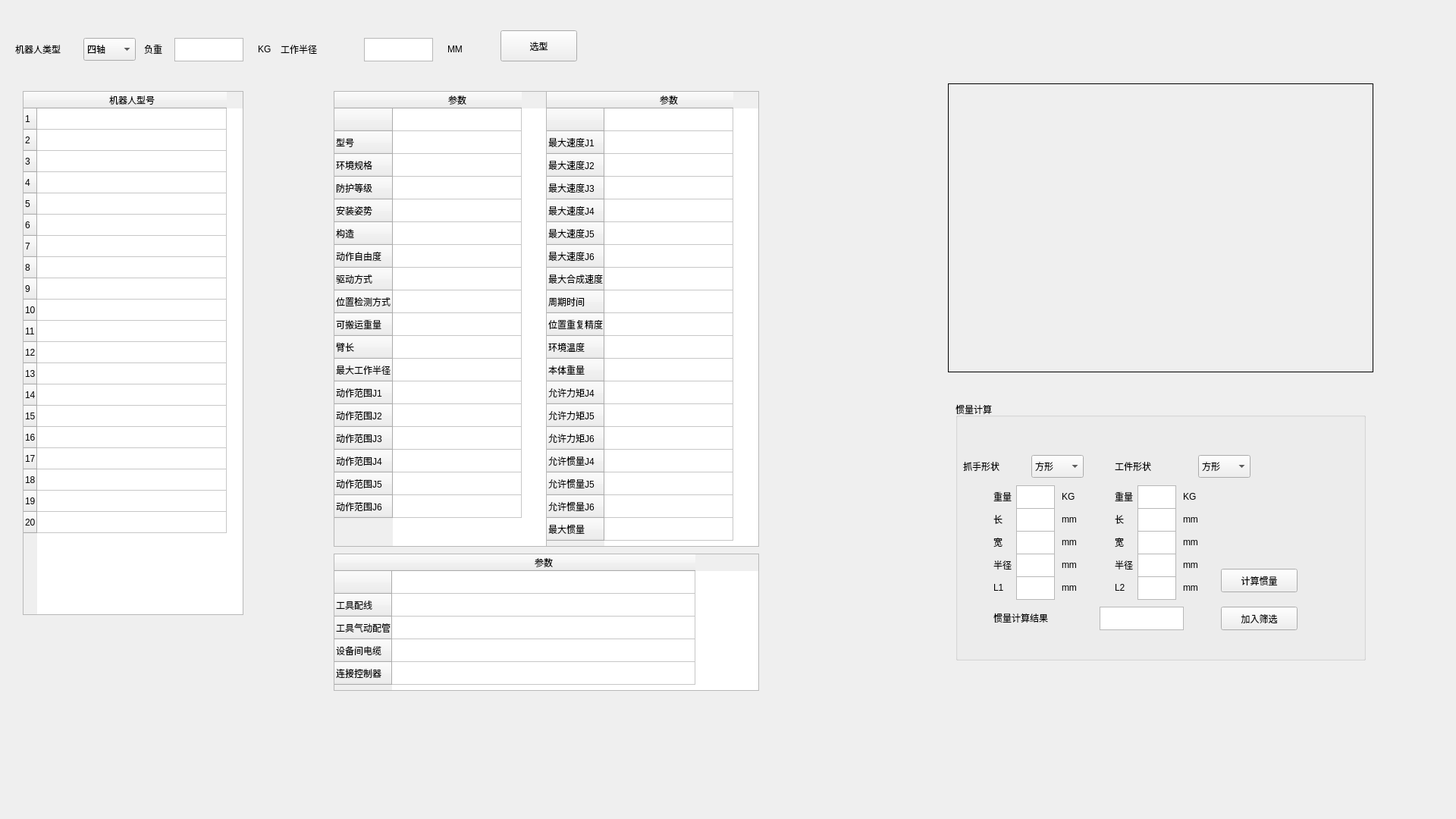
<?xml version="1.0" encoding="UTF-8"?>
<ui version="4.0">
 <class>Form</class>
 <widget class="QWidget" name="Form">
  <property name="geometry">
   <rect>
    <x>0</x>
    <y>0</y>
    <width>1920</width>
    <height>1080</height>
   </rect>
  </property>
  <property name="windowTitle">
   <string>三菱机器人选型软件</string>
  </property>
  <widget class="QComboBox" name="tMod">
   <property name="geometry">
    <rect>
     <x>110</x>
     <y>50</y>
     <width>69</width>
     <height>30</height>
    </rect>
   </property>
   <item>
    <property name="text">
     <string>四轴</string>
    </property>
   </item>
   <item>
    <property name="text">
     <string>六轴</string>
    </property>
   </item>
  </widget>
  <widget class="QLabel" name="label">
   <property name="geometry">
    <rect>
     <x>20</x>
     <y>50</y>
     <width>91</width>
     <height>30</height>
    </rect>
   </property>
   <property name="text">
    <string>机器人类型</string>
   </property>
  </widget>
  <widget class="QLabel" name="label_2">
   <property name="geometry">
    <rect>
     <x>190</x>
     <y>50</y>
     <width>54</width>
     <height>30</height>
    </rect>
   </property>
   <property name="text">
    <string>负重</string>
   </property>
  </widget>
  <widget class="QLabel" name="label_4">
   <property name="geometry">
    <rect>
     <x>370</x>
     <y>50</y>
     <width>91</width>
     <height>30</height>
    </rect>
   </property>
   <property name="text">
    <string>工作半径</string>
   </property>
  </widget>
  <widget class="QPushButton" name="bChoose">
   <property name="geometry">
    <rect>
     <x>660</x>
     <y>40</y>
     <width>101</width>
     <height>41</height>
    </rect>
   </property>
   <property name="text">
    <string>选型</string>
   </property>
  </widget>
  <widget class="QLabel" name="label_5">
   <property name="geometry">
    <rect>
     <x>590</x>
     <y>50</y>
     <width>54</width>
     <height>30</height>
    </rect>
   </property>
   <property name="text">
    <string>MM</string>
   </property>
  </widget>
  <widget class="QTableWidget" name="tResult">
   <property name="geometry">
    <rect>
     <x>30</x>
     <y>120</y>
     <width>291</width>
     <height>691</height>
    </rect>
   </property>
   <property name="minimumSize">
    <size>
     <width>0</width>
     <height>2</height>
    </size>
   </property>
   <property name="rowCount">
    <number>20</number>
   </property>
   <property name="columnCount">
    <number>1</number>
   </property>
   <attribute name="horizontalHeaderCascadingSectionResizes">
    <bool>false</bool>
   </attribute>
   <attribute name="horizontalHeaderDefaultSectionSize">
    <number>250</number>
   </attribute>
   <attribute name="horizontalHeaderMinimumSectionSize">
    <number>25</number>
   </attribute>
   <attribute name="verticalHeaderDefaultSectionSize">
    <number>28</number>
   </attribute>
   <attribute name="verticalHeaderMinimumSectionSize">
    <number>25</number>
   </attribute>
   <row/>
   <row/>
   <row/>
   <row/>
   <row/>
   <row/>
   <row/>
   <row/>
   <row/>
   <row/>
   <row/>
   <row/>
   <row/>
   <row/>
   <row/>
   <row/>
   <row/>
   <row/>
   <row/>
   <row/>
   <column>
    <property name="text">
     <string>机器人型号</string>
    </property>
   </column>
  </widget>
  <widget class="QTableWidget" name="tDetail1">
   <property name="geometry">
    <rect>
     <x>440</x>
     <y>120</y>
     <width>281</width>
     <height>601</height>
    </rect>
   </property>
   <property name="minimumSize">
    <size>
     <width>0</width>
     <height>2</height>
    </size>
   </property>
   <property name="rowCount">
    <number>18</number>
   </property>
   <property name="columnCount">
    <number>1</number>
   </property>
   <attribute name="horizontalHeaderDefaultSectionSize">
    <number>170</number>
   </attribute>
   <attribute name="horizontalHeaderMinimumSectionSize">
    <number>25</number>
   </attribute>
   <attribute name="horizontalHeaderShowSortIndicator" stdset="0">
    <bool>false</bool>
   </attribute>
   <attribute name="horizontalHeaderStretchLastSection">
    <bool>false</bool>
   </attribute>
   <attribute name="verticalHeaderVisible">
    <bool>true</bool>
   </attribute>
   <attribute name="verticalHeaderCascadingSectionResizes">
    <bool>false</bool>
   </attribute>
   <attribute name="verticalHeaderDefaultSectionSize">
    <number>30</number>
   </attribute>
   <attribute name="verticalHeaderHighlightSections">
    <bool>true</bool>
   </attribute>
   <attribute name="verticalHeaderMinimumSectionSize">
    <number>25</number>
   </attribute>
   <row>
    <property name="text">
     <string/>
    </property>
   </row>
   <row>
    <property name="text">
     <string>型号</string>
    </property>
   </row>
   <row>
    <property name="text">
     <string>环境规格</string>
    </property>
   </row>
   <row>
    <property name="text">
     <string>防护等级</string>
    </property>
   </row>
   <row>
    <property name="text">
     <string>安装姿势</string>
    </property>
   </row>
   <row>
    <property name="text">
     <string>构造</string>
    </property>
   </row>
   <row>
    <property name="text">
     <string>动作自由度</string>
    </property>
   </row>
   <row>
    <property name="text">
     <string>驱动方式</string>
    </property>
   </row>
   <row>
    <property name="text">
     <string>位置检测方式</string>
    </property>
   </row>
   <row>
    <property name="text">
     <string>可搬运重量</string>
    </property>
   </row>
   <row>
    <property name="text">
     <string>臂长</string>
    </property>
   </row>
   <row>
    <property name="text">
     <string>最大工作半径</string>
    </property>
   </row>
   <row>
    <property name="text">
     <string>动作范围J1</string>
    </property>
   </row>
   <row>
    <property name="text">
     <string>动作范围J2</string>
    </property>
   </row>
   <row>
    <property name="text">
     <string>动作范围J3</string>
    </property>
   </row>
   <row>
    <property name="text">
     <string>动作范围J4</string>
    </property>
   </row>
   <row>
    <property name="text">
     <string>动作范围J5</string>
    </property>
   </row>
   <row>
    <property name="text">
     <string>动作范围J6</string>
    </property>
   </row>
   <column>
    <property name="text">
     <string>参数</string>
    </property>
   </column>
  </widget>
  <widget class="QTableWidget" name="tDetail2">
   <property name="geometry">
    <rect>
     <x>720</x>
     <y>120</y>
     <width>281</width>
     <height>601</height>
    </rect>
   </property>
   <property name="minimumSize">
    <size>
     <width>0</width>
     <height>2</height>
    </size>
   </property>
   <property name="rowCount">
    <number>19</number>
   </property>
   <property name="columnCount">
    <number>1</number>
   </property>
   <attribute name="horizontalHeaderDefaultSectionSize">
    <number>170</number>
   </attribute>
   <attribute name="horizontalHeaderMinimumSectionSize">
    <number>25</number>
   </attribute>
   <attribute name="horizontalHeaderShowSortIndicator" stdset="0">
    <bool>false</bool>
   </attribute>
   <attribute name="horizontalHeaderStretchLastSection">
    <bool>false</bool>
   </attribute>
   <attribute name="verticalHeaderVisible">
    <bool>true</bool>
   </attribute>
   <attribute name="verticalHeaderCascadingSectionResizes">
    <bool>false</bool>
   </attribute>
   <attribute name="verticalHeaderDefaultSectionSize">
    <number>30</number>
   </attribute>
   <attribute name="verticalHeaderHighlightSections">
    <bool>true</bool>
   </attribute>
   <attribute name="verticalHeaderMinimumSectionSize">
    <number>25</number>
   </attribute>
   <row>
    <property name="text">
     <string/>
    </property>
   </row>
   <row>
    <property name="text">
     <string>最大速度J1</string>
    </property>
   </row>
   <row>
    <property name="text">
     <string>最大速度J2</string>
    </property>
   </row>
   <row>
    <property name="text">
     <string>最大速度J3</string>
    </property>
   </row>
   <row>
    <property name="text">
     <string>最大速度J4</string>
    </property>
   </row>
   <row>
    <property name="text">
     <string>最大速度J5</string>
    </property>
   </row>
   <row>
    <property name="text">
     <string>最大速度J6</string>
    </property>
   </row>
   <row>
    <property name="text">
     <string>最大合成速度</string>
    </property>
   </row>
   <row>
    <property name="text">
     <string>周期时间</string>
    </property>
   </row>
   <row>
    <property name="text">
     <string>位置重复精度</string>
    </property>
   </row>
   <row>
    <property name="text">
     <string>环境温度</string>
    </property>
   </row>
   <row>
    <property name="text">
     <string>本体重量</string>
    </property>
   </row>
   <row>
    <property name="text">
     <string>允许力矩J4</string>
    </property>
   </row>
   <row>
    <property name="text">
     <string>允许力矩J5</string>
    </property>
   </row>
   <row>
    <property name="text">
     <string>允许力矩J6</string>
    </property>
   </row>
   <row>
    <property name="text">
     <string>允许惯量J4</string>
    </property>
   </row>
   <row>
    <property name="text">
     <string>允许惯量J5</string>
    </property>
   </row>
   <row>
    <property name="text">
     <string>允许惯量J6</string>
    </property>
   </row>
   <row>
    <property name="text">
     <string>最大惯量</string>
    </property>
   </row>
   <column>
    <property name="text">
     <string>参数</string>
    </property>
   </column>
  </widget>
  <widget class="QTableWidget" name="tDetail3">
   <property name="geometry">
    <rect>
     <x>440</x>
     <y>730</y>
     <width>561</width>
     <height>181</height>
    </rect>
   </property>
   <property name="minimumSize">
    <size>
     <width>0</width>
     <height>2</height>
    </size>
   </property>
   <property name="rowCount">
    <number>5</number>
   </property>
   <property name="columnCount">
    <number>1</number>
   </property>
   <attribute name="horizontalHeaderDefaultSectionSize">
    <number>400</number>
   </attribute>
   <attribute name="horizontalHeaderMinimumSectionSize">
    <number>25</number>
   </attribute>
   <attribute name="horizontalHeaderShowSortIndicator" stdset="0">
    <bool>false</bool>
   </attribute>
   <attribute name="horizontalHeaderStretchLastSection">
    <bool>false</bool>
   </attribute>
   <attribute name="verticalHeaderVisible">
    <bool>true</bool>
   </attribute>
   <attribute name="verticalHeaderCascadingSectionResizes">
    <bool>false</bool>
   </attribute>
   <attribute name="verticalHeaderDefaultSectionSize">
    <number>30</number>
   </attribute>
   <attribute name="verticalHeaderHighlightSections">
    <bool>true</bool>
   </attribute>
   <attribute name="verticalHeaderMinimumSectionSize">
    <number>25</number>
   </attribute>
   <row>
    <property name="text">
     <string/>
    </property>
   </row>
   <row>
    <property name="text">
     <string>工具配线</string>
    </property>
   </row>
   <row>
    <property name="text">
     <string>工具气动配管</string>
    </property>
   </row>
   <row>
    <property name="text">
     <string>设备间电缆</string>
    </property>
   </row>
   <row>
    <property name="text">
     <string>连接控制器</string>
    </property>
   </row>
   <column>
    <property name="text">
     <string>参数</string>
    </property>
   </column>
  </widget>
  <widget class="QLabel" name="label_25">
   <property name="geometry">
    <rect>
     <x>340</x>
     <y>50</y>
     <width>54</width>
     <height>30</height>
    </rect>
   </property>
   <property name="text">
    <string>KG</string>
   </property>
  </widget>
  <widget class="QLabel" name="label_3">
   <property name="geometry">
    <rect>
     <x>1250</x>
     <y>110</y>
     <width>561</width>
     <height>381</height>
    </rect>
   </property>
   <property name="frameShape">
    <enum>QFrame::Box</enum>
   </property>
   <property name="text">
    <string/>
   </property>
   <property name="pixmap">
    <pixmap>../../微信图片_20180412172601.png</pixmap>
   </property>
   <property name="scaledContents">
    <bool>true</bool>
   </property>
  </widget>
  <widget class="QTextEdit" name="tLoad">
   <property name="geometry">
    <rect>
     <x>230</x>
     <y>50</y>
     <width>91</width>
     <height>31</height>
    </rect>
   </property>
  </widget>
  <widget class="QTextEdit" name="tR">
   <property name="geometry">
    <rect>
     <x>480</x>
     <y>50</y>
     <width>91</width>
     <height>31</height>
    </rect>
   </property>
  </widget>
  <widget class="QGroupBox" name="groupBox">
   <property name="geometry">
    <rect>
     <x>1260</x>
     <y>530</y>
     <width>541</width>
     <height>341</height>
    </rect>
   </property>
   <property name="title">
    <string>惯量计算</string>
   </property>
   <widget class="QLabel" name="label_30">
    <property name="geometry">
     <rect>
      <x>50</x>
      <y>270</y>
      <width>101</width>
      <height>30</height>
     </rect>
    </property>
    <property name="text">
     <string>惯量计算结果</string>
    </property>
   </widget>
   <widget class="QTextEdit" name="tL2">
    <property name="geometry">
     <rect>
      <x>240</x>
      <y>230</y>
      <width>51</width>
      <height>31</height>
     </rect>
    </property>
   </widget>
   <widget class="QLabel" name="label_14">
    <property name="geometry">
     <rect>
      <x>210</x>
      <y>200</y>
      <width>51</width>
      <height>30</height>
     </rect>
    </property>
    <property name="text">
     <string>半径</string>
    </property>
   </widget>
   <widget class="QTextEdit" name="tR10">
    <property name="geometry">
     <rect>
      <x>80</x>
      <y>200</y>
      <width>51</width>
      <height>31</height>
     </rect>
    </property>
   </widget>
   <widget class="QTextEdit" name="tI">
    <property name="geometry">
     <rect>
      <x>190</x>
      <y>270</y>
      <width>111</width>
      <height>31</height>
     </rect>
    </property>
   </widget>
   <widget class="QLabel" name="label_28">
    <property name="geometry">
     <rect>
      <x>50</x>
      <y>230</y>
      <width>31</width>
      <height>30</height>
     </rect>
    </property>
    <property name="text">
     <string>L1</string>
    </property>
   </widget>
   <widget class="QLabel" name="label_21">
    <property name="geometry">
     <rect>
      <x>300</x>
      <y>140</y>
      <width>51</width>
      <height>30</height>
     </rect>
    </property>
    <property name="text">
     <string>mm</string>
    </property>
   </widget>
   <widget class="QTextEdit" name="tL1">
    <property name="geometry">
     <rect>
      <x>80</x>
      <y>230</y>
      <width>51</width>
      <height>31</height>
     </rect>
    </property>
   </widget>
   <widget class="QLabel" name="label_18">
    <property name="geometry">
     <rect>
      <x>140</x>
      <y>140</y>
      <width>51</width>
      <height>30</height>
     </rect>
    </property>
    <property name="text">
     <string>mm</string>
    </property>
   </widget>
   <widget class="QTextEdit" name="tA1">
    <property name="geometry">
     <rect>
      <x>240</x>
      <y>140</y>
      <width>51</width>
      <height>31</height>
     </rect>
    </property>
   </widget>
   <widget class="QLabel" name="label_12">
    <property name="geometry">
     <rect>
      <x>50</x>
      <y>200</y>
      <width>31</width>
      <height>30</height>
     </rect>
    </property>
    <property name="text">
     <string>半径</string>
    </property>
   </widget>
   <widget class="QLabel" name="label_10">
    <property name="geometry">
     <rect>
      <x>50</x>
      <y>140</y>
      <width>21</width>
      <height>30</height>
     </rect>
    </property>
    <property name="text">
     <string>长</string>
    </property>
   </widget>
   <widget class="QLabel" name="label_15">
    <property name="geometry">
     <rect>
      <x>210</x>
      <y>170</y>
      <width>51</width>
      <height>30</height>
     </rect>
    </property>
    <property name="text">
     <string>宽</string>
    </property>
   </widget>
   <widget class="QPushButton" name="bCalc">
    <property name="geometry">
     <rect>
      <x>350</x>
      <y>220</y>
      <width>101</width>
      <height>31</height>
     </rect>
    </property>
    <property name="text">
     <string>计算惯量</string>
    </property>
   </widget>
   <widget class="QLabel" name="label_16">
    <property name="geometry">
     <rect>
      <x>210</x>
      <y>110</y>
      <width>51</width>
      <height>30</height>
     </rect>
    </property>
    <property name="text">
     <string>重量</string>
    </property>
   </widget>
   <widget class="QLabel" name="label_26">
    <property name="geometry">
     <rect>
      <x>140</x>
      <y>230</y>
      <width>51</width>
      <height>30</height>
     </rect>
    </property>
    <property name="text">
     <string>mm</string>
    </property>
   </widget>
   <widget class="QLabel" name="label_27">
    <property name="geometry">
     <rect>
      <x>300</x>
      <y>230</y>
      <width>51</width>
      <height>30</height>
     </rect>
    </property>
    <property name="text">
     <string>mm</string>
    </property>
   </widget>
   <widget class="QTextEdit" name="tR11">
    <property name="geometry">
     <rect>
      <x>240</x>
      <y>200</y>
      <width>51</width>
      <height>31</height>
     </rect>
    </property>
   </widget>
   <widget class="QTextEdit" name="tB1">
    <property name="geometry">
     <rect>
      <x>240</x>
      <y>170</y>
      <width>51</width>
      <height>31</height>
     </rect>
    </property>
   </widget>
   <widget class="QLabel" name="label_7">
    <property name="geometry">
     <rect>
      <x>10</x>
      <y>70</y>
      <width>100</width>
      <height>30</height>
     </rect>
    </property>
    <property name="text">
     <string>抓手形状</string>
    </property>
   </widget>
   <widget class="QTextEdit" name="tA">
    <property name="geometry">
     <rect>
      <x>80</x>
      <y>140</y>
      <width>51</width>
      <height>31</height>
     </rect>
    </property>
   </widget>
   <widget class="QTextEdit" name="tM1">
    <property name="geometry">
     <rect>
      <x>240</x>
      <y>110</y>
      <width>51</width>
      <height>31</height>
     </rect>
    </property>
   </widget>
   <widget class="QComboBox" name="tRectangle">
    <property name="geometry">
     <rect>
      <x>100</x>
      <y>70</y>
      <width>69</width>
      <height>30</height>
     </rect>
    </property>
    <item>
     <property name="text">
      <string>方形</string>
     </property>
    </item>
    <item>
     <property name="text">
      <string>圆形</string>
     </property>
    </item>
   </widget>
   <widget class="QLabel" name="label_8">
    <property name="geometry">
     <rect>
      <x>210</x>
      <y>70</y>
      <width>100</width>
      <height>30</height>
     </rect>
    </property>
    <property name="text">
     <string>工件形状</string>
    </property>
   </widget>
   <widget class="QLabel" name="label_19">
    <property name="geometry">
     <rect>
      <x>140</x>
      <y>170</y>
      <width>51</width>
      <height>30</height>
     </rect>
    </property>
    <property name="text">
     <string>mm</string>
    </property>
   </widget>
   <widget class="QLabel" name="label_24">
    <property name="geometry">
     <rect>
      <x>300</x>
      <y>200</y>
      <width>51</width>
      <height>30</height>
     </rect>
    </property>
    <property name="text">
     <string>mm</string>
    </property>
   </widget>
   <widget class="QTextEdit" name="tB">
    <property name="geometry">
     <rect>
      <x>80</x>
      <y>170</y>
      <width>51</width>
      <height>31</height>
     </rect>
    </property>
   </widget>
   <widget class="QLabel" name="label_22">
    <property name="geometry">
     <rect>
      <x>300</x>
      <y>110</y>
      <width>51</width>
      <height>30</height>
     </rect>
    </property>
    <property name="text">
     <string>KG</string>
    </property>
   </widget>
   <widget class="QLabel" name="label_13">
    <property name="geometry">
     <rect>
      <x>210</x>
      <y>140</y>
      <width>51</width>
      <height>30</height>
     </rect>
    </property>
    <property name="text">
     <string>长</string>
    </property>
   </widget>
   <widget class="QComboBox" name="tRectangle1">
    <property name="geometry">
     <rect>
      <x>320</x>
      <y>70</y>
      <width>69</width>
      <height>30</height>
     </rect>
    </property>
    <item>
     <property name="text">
      <string>方形</string>
     </property>
    </item>
    <item>
     <property name="text">
      <string>圆形</string>
     </property>
    </item>
   </widget>
   <widget class="QLabel" name="label_20">
    <property name="geometry">
     <rect>
      <x>140</x>
      <y>200</y>
      <width>51</width>
      <height>30</height>
     </rect>
    </property>
    <property name="text">
     <string>mm</string>
    </property>
   </widget>
   <widget class="QLabel" name="label_29">
    <property name="geometry">
     <rect>
      <x>210</x>
      <y>230</y>
      <width>51</width>
      <height>30</height>
     </rect>
    </property>
    <property name="text">
     <string>L2</string>
    </property>
   </widget>
   <widget class="QLabel" name="label_23">
    <property name="geometry">
     <rect>
      <x>300</x>
      <y>170</y>
      <width>51</width>
      <height>30</height>
     </rect>
    </property>
    <property name="text">
     <string>mm</string>
    </property>
   </widget>
   <widget class="QLabel" name="label_17">
    <property name="geometry">
     <rect>
      <x>140</x>
      <y>110</y>
      <width>51</width>
      <height>30</height>
     </rect>
    </property>
    <property name="text">
     <string>KG</string>
    </property>
   </widget>
   <widget class="QLabel" name="label_11">
    <property name="geometry">
     <rect>
      <x>50</x>
      <y>170</y>
      <width>21</width>
      <height>30</height>
     </rect>
    </property>
    <property name="text">
     <string>宽</string>
    </property>
   </widget>
   <widget class="QTextEdit" name="tM">
    <property name="geometry">
     <rect>
      <x>80</x>
      <y>110</y>
      <width>51</width>
      <height>31</height>
     </rect>
    </property>
   </widget>
   <widget class="QLabel" name="label_9">
    <property name="geometry">
     <rect>
      <x>50</x>
      <y>110</y>
      <width>31</width>
      <height>30</height>
     </rect>
    </property>
    <property name="text">
     <string>重量</string>
    </property>
   </widget>
   <widget class="QPushButton" name="bCalc2">
    <property name="geometry">
     <rect>
      <x>350</x>
      <y>270</y>
      <width>101</width>
      <height>31</height>
     </rect>
    </property>
    <property name="text">
     <string>加入筛选</string>
    </property>
   </widget>
  </widget>
 </widget>
 <resources/>
 <connections/>
</ui>
